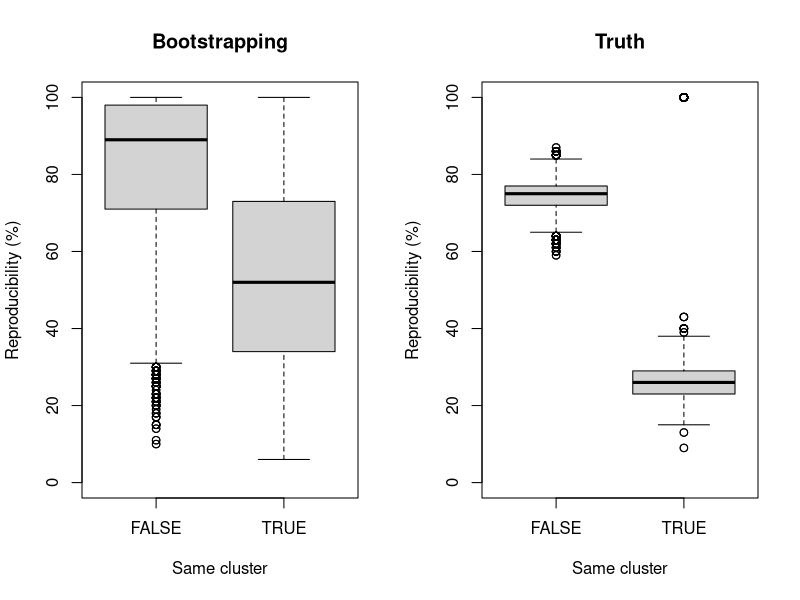
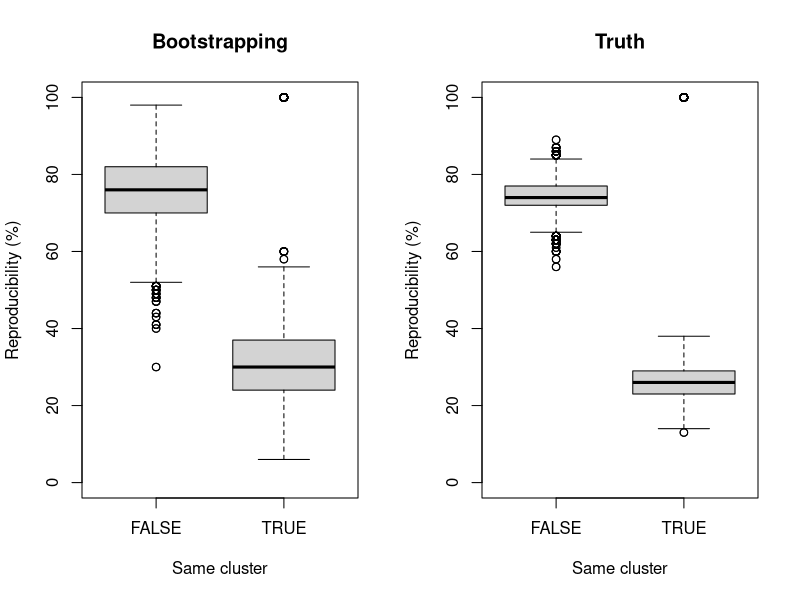

Write the R code that produced these figures, in order.
## ---- chunk 1
knitr::opts_chunk$set(error=FALSE, warning=FALSE, message=FALSE)
set.seed(100)
## ---- chunk 2
dataGen <- function (npath, perpath, ncells) {
    each.path <- matrix(rnorm(npath*ncells), ncol=ncells)
    gene.exprs <- each.path[rep(seq_len(npath), each=perpath),]
    gene.exprs + rnorm(length(gene.exprs), 0.1)
}
y <- dataGen(npath=5, perpath=100, ncells=100)
## ---- chunk 3
clusterFun <- function(y) {
    cluster <- kmeans(t(y), centers=4)$cluster
    outer(cluster, cluster, "==")
}
together <- clusterFun(y)
## ---- chunk 4
result <- matrix(0, ncol(y), ncol(y))
for (x in 1:100) {
    new.y <- y[sample(nrow(y), nrow(y), replace=TRUE),]
    new.together <- clusterFun(new.y)
    result <- result + as.integer(new.together==together)
}
## ---- chunk 5
result2 <- matrix(0, ncol(y), ncol(y))
for (x in 1:100) {
    new.y <- dataGen(npath=5, perpath=100, ncells=100)
    new.together2 <- clusterFun(new.y)
    result2 <- result2 + as.integer(new.together2==together)
}
## ---- chunk 6
par(mfrow=c(1,2))
boxplot(split(result, together), ylab="Reproducibility (%)", 
    xlab="Same cluster", main="Bootstrapping", ylim=c(0, 100))
boxplot(split(result2, together), ylab="Reproducibility (%)", 
    xlab="Same cluster", main="Truth", ylim=c(0, 100))
## ---- chunk 7
y <- dataGen(npath=500, perpath=1, ncells=100)
together <- clusterFun(y)

result3 <- matrix(0, ncol(y), ncol(y))
for (x in 1:100) {
    new.y <- y[sample(nrow(y), nrow(y), replace=TRUE),]
    new.together <- clusterFun(new.y)
    result3 <- result3 + as.integer(new.together==together)
}

result4 <- matrix(0, ncol(y), ncol(y))
for (x in 1:100) {
    new.y <- dataGen(npath=500, perpath=1, ncells=100)
    new.together <- clusterFun(new.y)
    result4 <- result4 + as.integer(new.together==together)
}

par(mfrow=c(1,2))
boxplot(split(result3, together), ylab="Reproducibility (%)", 
    xlab="Same cluster", main="Bootstrapping", ylim=c(0, 100))
boxplot(split(result4, together), ylab="Reproducibility (%)", 
    xlab="Same cluster", main="Truth", ylim=c(0, 100))
## ---- chunk 8
sessionInfo()
